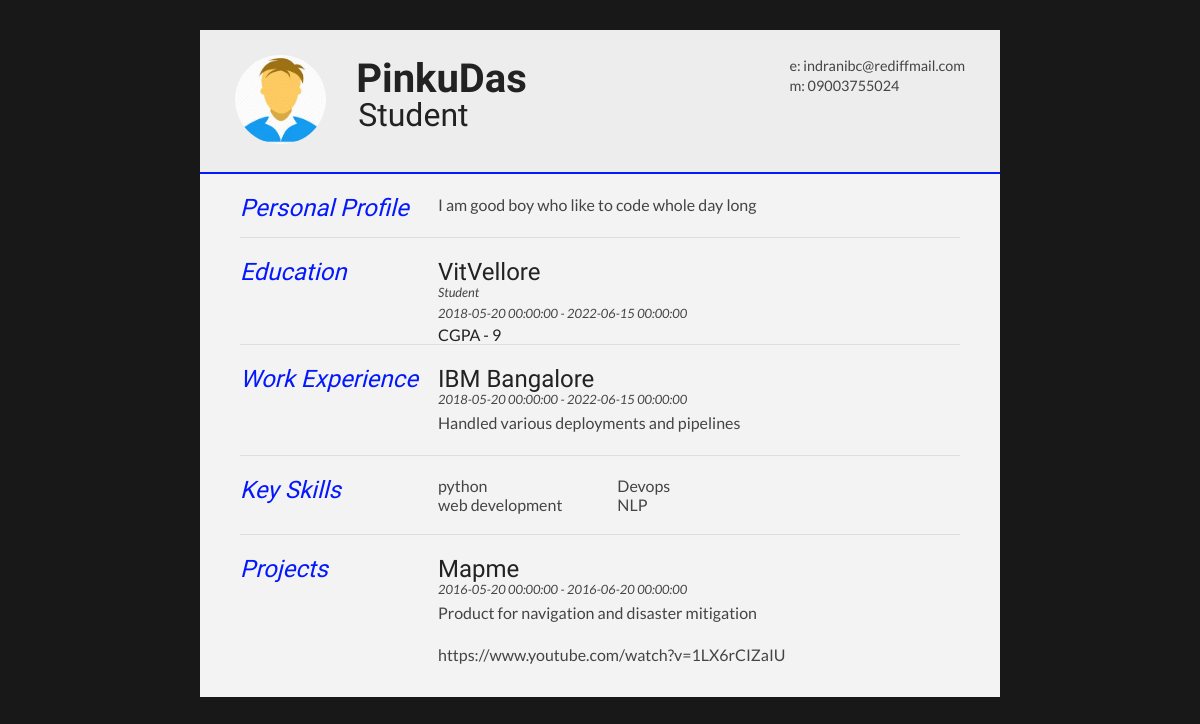
Before: /resume (signed in) with the older database file.
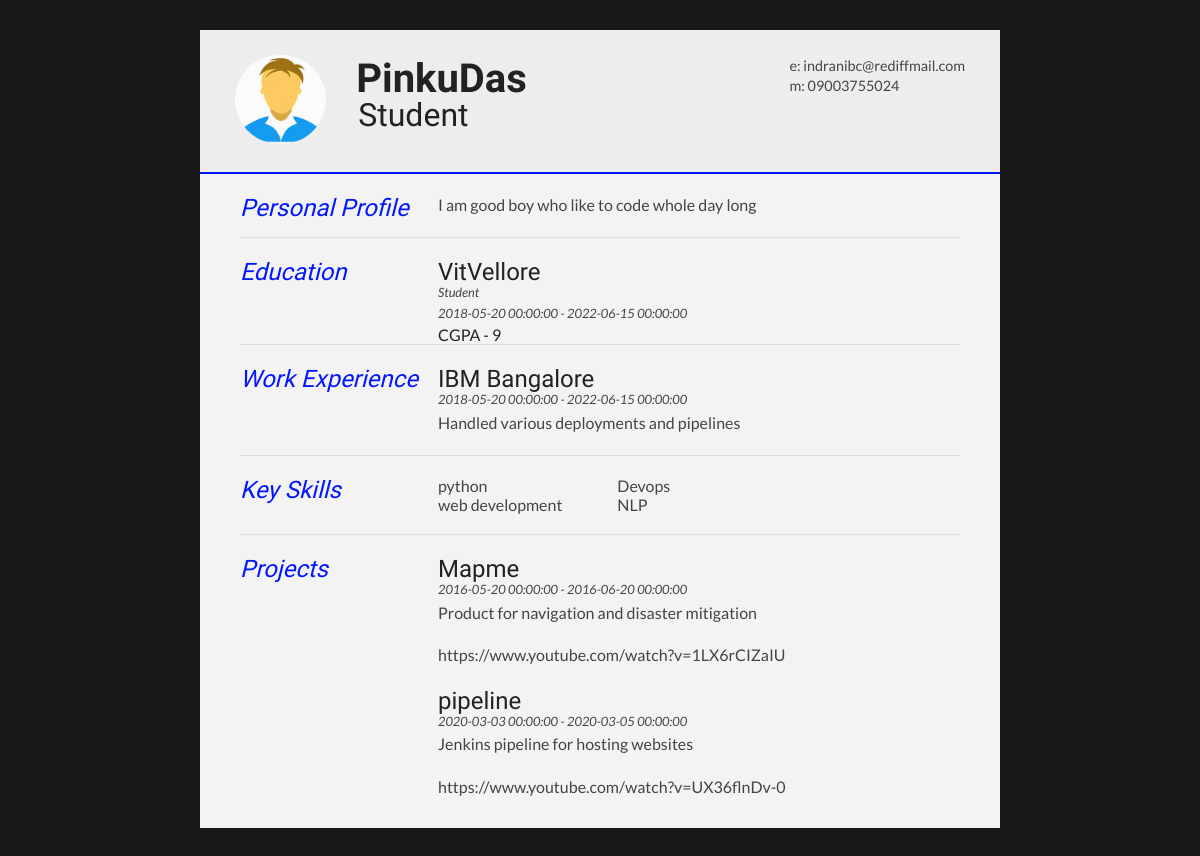
After: the same page with the newer database file.
### resume/models.py (models this page shows, shortened)
class userdetails(db.Model):
    id = db.Column(db.Integer, primary_key=True)
    name = db.Column(db.String(20),unique=True,nullable=False)
    email = db.Column(db.String(120),unique=True,nullable=False)
    designation = db.Column(db.String(120),unique=True,nullable=False)
    phoneno =  db.Column(db.String(15),unique=True,nullable=False)
    profile = db.Column(db.Text,nullable=False)
    user_id= db.Column(db.Integer,db.ForeignKey('user.id'),nullable=False)

class education(db.Model):
    id = db.Column(db.Integer, primary_key=True)
    name = db.Column(db.String(100),nullable=False)
    start = db.Column(db.DateTime,nullable=False,default=datetime.utcnow())
    end = db.Column(db.DateTime,nullable=False,default=datetime.utcnow())
    cgpa = db.Column(db.Integer,nullable=False)
    user_id= db.Column(db.Integer,db.ForeignKey('user.id'),nullable=False)

class experience(db.Model):
    id = db.Column(db.Integer, primary_key=True)
    company = db.Column(db.String(100),nullable=False)
    position = db.Column(db.String(100),nullable=False)
    startexp = db.Column(db.DateTime,nullable=False,default=datetime.utcnow())
    endexp = db.Column(db.DateTime,nullable=False,default=datetime.utcnow())
    content = db.Column(db.Text,nullable=False)
    user_id= db.Column(db.Integer,db.ForeignKey('user.id'),nullable=False)

class skills(db.Model):
    id = db.Column(db.Integer, primary_key=True)
    skillname = db.Column(db.String(100),nullable=False)
    user_id= db.Column(db.Integer,db.ForeignKey('user.id'),nullable=False)

class projects(db.Model):
    id = db.Column(db.Integer, primary_key=True)
    projectname = db.Column(db.String(100),nullable=False)
    startpro = db.Column(db.DateTime,nullable=False,default=datetime.utcnow())
    endpro = db.Column(db.DateTime,nullable=False,default=datetime.utcnow())
    description = db.Column(db.Text,default=None)
    url = db.Column(db.String(100),default=None)
    user_id= db.Column(db.Integer,db.ForeignKey('user.id'),nullable=False)

### resume/routes.py (the view)
@app.route("/resume",methods=["GET","POST"])
@login_required
def resumeview():
    edu = education.query.filter_by(edu=current_user).all()
    exp = experience.query.filter_by(exp=current_user).all()
    pro = projects.query.filter_by(pro=current_user).all()
    usr = userdetails.query.filter_by(details=current_user).first()
    skillsadded = skills.query.filter_by(skill=current_user).all()
    image_file = url_for('static',filename='profiles/'+ current_user.image_file)
    return render_template("resume.html",edu=edu,exp=exp,pro=pro,usr=usr,sk=skillsadded,image_file=image_file)

### resume/models.py (called while the page is built)
@login_manager.user_loader
def load_user(id):
    return user.query.get(int(id))

### resume/templates/resume.html (shortened to what this page needs)
<!DOCTYPE html>
<html>
<head>
<link type="text/css" rel="stylesheet" href="../static/resume.css">
</head>
<body id="top">
<div id="cv" class="instaFade">
	<div class="mainDetails">
		<div id="headshot" class="quickFade">
			<img src="{{ image_file }}" alt="{{ usr.name }}" />
		</div>
		<div id="name">
			<h1 class="quickFade delayTwo">{{ usr.name }}</h1>
			 <h2 class="quickFade delayThree"> {{  usr.designation }} </h2>
		</div>
		<div id="contactDetails" class="quickFade delayFour">
			<ul>
				<li>e: <a href="#" target="_blank"> {{ usr.email }}</a></li>
				<li>m: {{ usr.phoneno }}</li>
			</ul>
		</div>
	</div>
	<div id="mainArea" class="quickFade delayFive">
		<section>
			<article>
				<div class="sectionTitle">
					<h1>Personal Profile</h1>
				</div>
				<div class="sectionContent">
					<p> {{ usr.profile }}</p>
				</div>
			</article>
		</section>
		<section>
			<div class="sectionTitle">
				<h1>Education</h1>
			</div>
			<div class="sectionContent">
				{% for education in edu %}
				<article>
					<h2>{{ education.name }}</h2>
					<p class="subDetails">Student</p>
					<p class="subDetails"> {{ education.start }} - {{ education.end }}</p>
					<h3>CGPA - {{ education.cgpa }}</h3>
				</article>
				{% endfor %}
			</div>
		</section>
		<section>
			<div class="sectionTitle">
				<h1>Work Experience</h1>
			</div>
			<div class="sectionContent">
				{%  for experience in exp %}
				<article>
					<h2>{{ experience.company }}</h2>
					<p class="subDetails">{{ experience.startexp }} - {{ experience.endexp }}</p>
					<p>{{ experience.content }}</p>
				</article>
				{% endfor %}
			</div>
		</section>
		<section>
			<div class="sectionTitle">
				<h1>Key Skills</h1>
			</div>
			<div class="sectionContent">
				<ul class="keySkills">
					{% for skills in sk %}
					<li>{{  skills.skillname }}</li>
					{% endfor %}
				</ul>
			</div>
		</section>
		<section>
			<div class="sectionTitle">
					<h1>Projects</h1>
			</div>
			<div class="sectionContent">
				{% for project in pro %}
				<article>
					<h2>{{ project.projectname }}</h2>
					<p class="subDetails">{{ project.startpro }} - {{ project.endpro }} </p>
					<p>{{ project.description }}</p>
					<p>{{ project.url }}</p>
				</article>
				{% endfor %}
			</div>
		</section>
	</div>
</div>
</body>
</html>

### resume/static/resume.css (style rules this page uses)
html,body,div,span,object,iframe,h1,h2,h3,h4,h5,h6,p,blockquote,pre,abbr,address,cite,code,del,dfn,em,img,ins,kbd,q,samp,small,strong,sub,sup,var,b,i,dl,dt,dd,ol,ul,li,fieldset,form,label,legend,table,caption,tbody,tfoot,thead,tr,th,td,article,aside,canvas,details,figcaption,figure,footer,header,hgroup,menu,nav,section,summary,time,mark,audio,video { border:0; font:inherit; font-size:100%; margin:0; padding:0; vertical-align:baseline; height: auto; }
article,aside,details,figcaption,figure,footer,header,hgroup,menu,nav,section { display:block; }
html, body { background: #181818; font-family: 'Lato', helvetica, arial, sans-serif; font-size: 16px; color: #222; }
p { font-size: 1em; line-height: 1.4em; margin-bottom: 20px; color: #444; }
#cv { width: 100%; max-width: 800px; background: #f3f3f3; margin: 30px auto; height: auto; }
.mainDetails { padding: 25px 35px; border-bottom: 2px solid #0318fc; background: #ededed; }
#name h1 { font-size: 2.5em; font-weight: 700; font-family: 'Rokkitt', Helvetica, Arial, sans-serif; margin-bottom: -6px; }
#name h2 { font-size: 2em; margin-left: 2px; font-family: 'Rokkitt', Helvetica, Arial, sans-serif; }
#mainArea { padding: 0 40px; }
#headshot { width: 12.5%; float: left; margin-right: 30px; }
#headshot img { width: 100%; height: auto; -webkit-border-radius: 50px; border-radius: 50px; }
#name { float: left; }
#contactDetails { float: right; }
#contactDetails ul { list-style-type: none; font-size: 0.9em; margin-top: 2px; }
#contactDetails ul li { margin-bottom: 3px; color: #444; }
#contactDetails ul li a, a[href^=tel] { color: #444; text-decoration: none; -webkit-transition: all .3s ease-in; -moz-transition: all .3s ease-in; -o-transition: all .3s ease-in; -ms-transition: all .3s ease-in; transition: all .3s ease-in; }
section { border-top: 1px solid #dedede; padding: 20px 0 0; }
section:first-child { border-top: 0; }
section:last-child { padding: 20px 0 10px; }
.sectionTitle { float: left; width: 25%; }
.sectionContent { float: right; width: 72.5%; }
.sectionTitle h1 { font-family: 'Rokkitt', Helvetica, Arial, sans-serif; font-style: italic; font-size: 1.5em; color: #0318fc; }
.sectionContent h2 { font-family: 'Rokkitt', Helvetica, Arial, sans-serif; font-size: 1.5em; margin-bottom: -2px; }
.subDetails { font-size: 0.8em; font-style: italic; margin-bottom: 3px; }
.keySkills { list-style-type: none; -moz-column-count:3; -webkit-column-count:3; column-count:3; margin-bottom: 20px; font-size: 1em; color: #444; }
.instaFade { -webkit-animation-name: reset, fade-in; -webkit-animation-duration: 0.5s; -webkit-animation-timing-function: ease-in; -moz-animation-name: reset, fade-in; -moz-animation-duration: 0.5s; -moz-animation-timing-function: ease-in; animation-name: reset, fade-in; animation-duration: 0.5s; animation-timing-function: ease-in; }
.quickFade { -webkit-animation-name: reset, fade-in; -webkit-animation-duration: 0.5s; -webkit-animation-timing-function: ease-in; -moz-animation-name: reset, fade-in; -moz-animation-duration: 0.5s; -moz-animation-timing-function: ease-in; animation-name: reset, fade-in; animation-duration: 0.5s; animation-timing-function: ease-in; }
.delayTwo { -webkit-animation-delay: 0, 1s; -moz-animation-delay: 0, 1s; animation-delay: 0, 1s; }
.delayThree { -webkit-animation-delay: 0, 0.5s; -moz-animation-delay: 0, 0.5s; animation-delay: 0, 0.5s; }
.delayFour { -webkit-animation-delay: 0, 2s; -moz-animation-delay: 0, 2s; animation-delay: 0, 2s; }
.delayFive { -webkit-animation-delay: 0, 0.5s; -moz-animation-delay: 0, 0.5s; animation-delay: 0, 0.5s; }

Changed rows visible on the page:
added projects: projectname "pipeline", startpro "2020-03-03 00:00:00", endpro "2020-03-05 00:00:00", description "Jenkins pipeline for hosting websites", url "https://www.youtube.com/watch?v=UX36flnDv-0"
